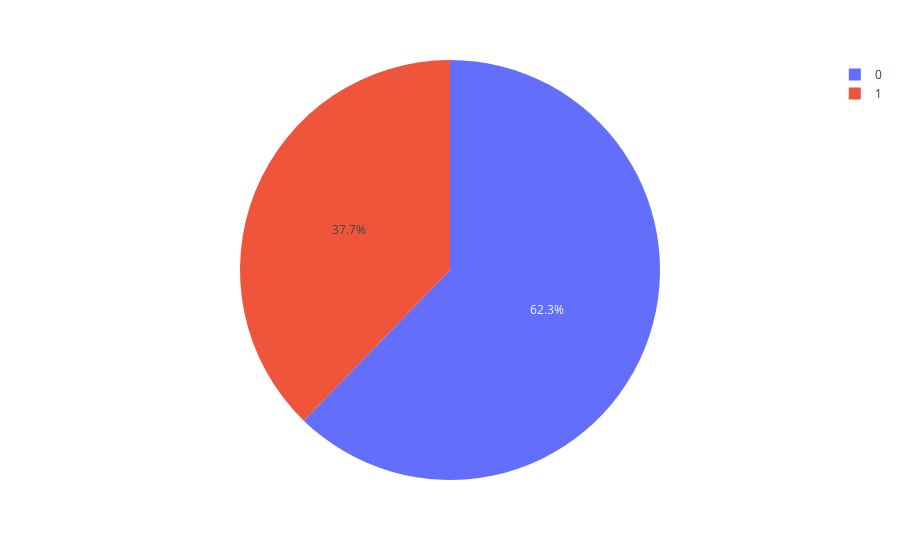

Notebook code for this chart:
### Markdown cell above
# Target Analysis

### Code cell
fig = px.pie(df, values='Age', names='Outcome')
fig.show()

### Figure 1 — Plotly figure (JSON) as saved in the notebook; plotly's stock layout.template omitted (floating-point values rounded to 4 significant figures; data arrays with more than 128 entries replaced by an {"elided": "..."} marker saying what was removed)
{"data": [{"domain": {"x": [0, 1], "y": [0, 1]}, "hovertemplate": "Outcome=%{label}<br>Age=%{value}<extra></extra>", "labels": {"elided": "690 int values"}, "legendgroup": "", "name": "", "showlegend": true, "type": "pie", "values": {"elided": "690 int values"}}], "layout": {"legend": {"tracegroupgap": 0}, "margin": {"t": 60}}}
